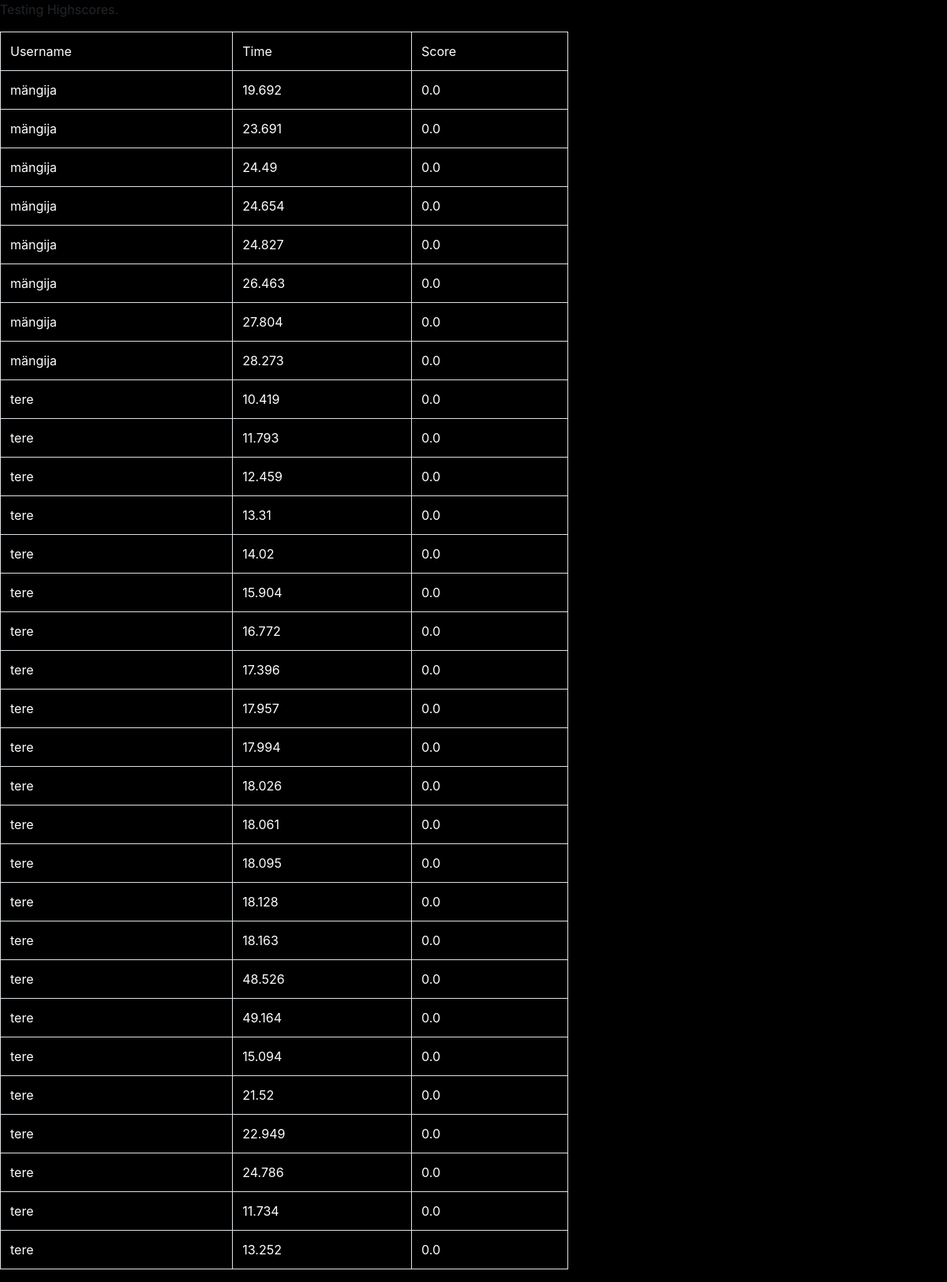
The app's page /highscores/, older data.
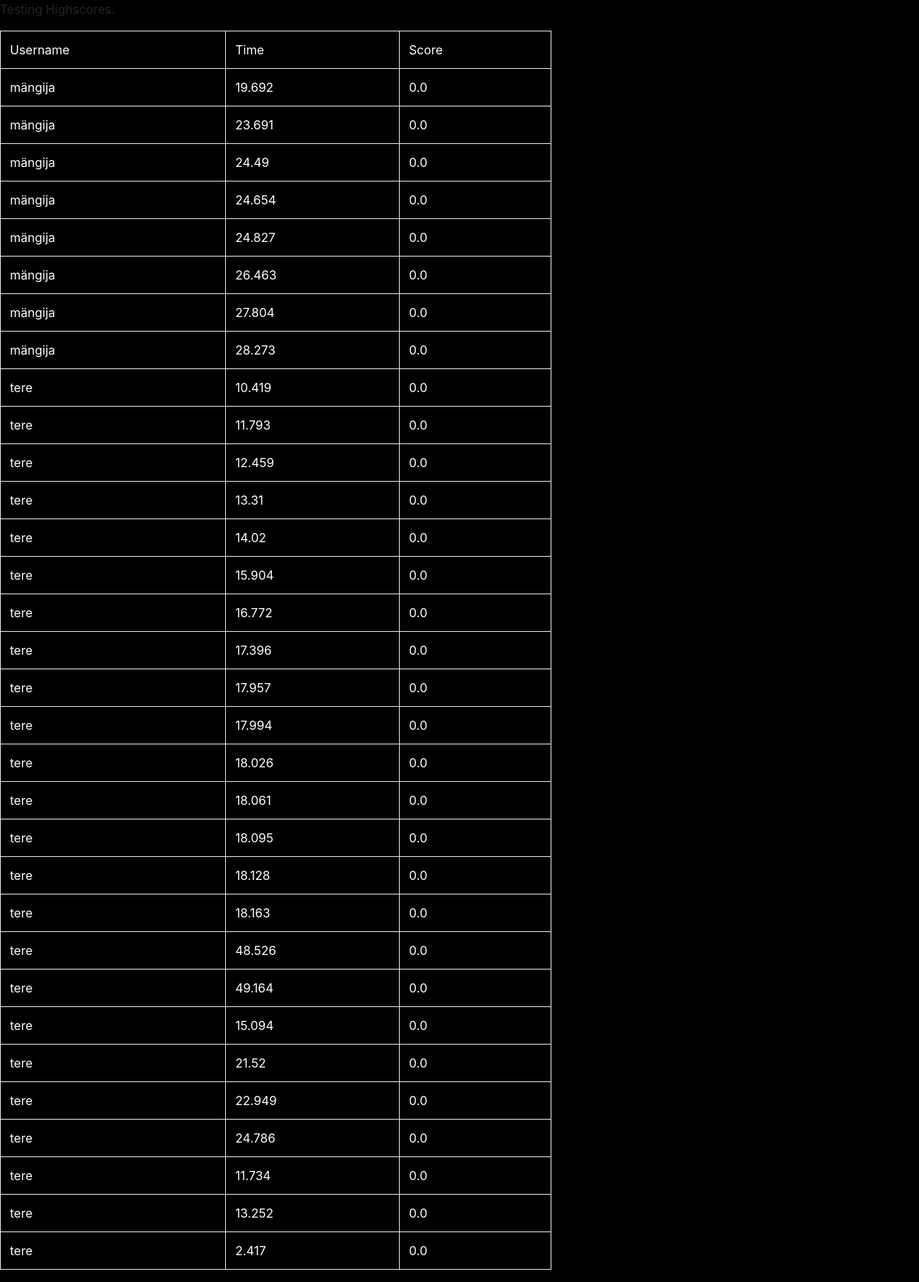
The same page, newer data.
### myapp/models.py (models this page shows)
class Score(models.Model):
    sentence_id = models.ForeignKey(Sentence, on_delete=models.CASCADE)
    user_name = models.CharField(max_length=255)
    datetime = models.DateTimeField(auto_now_add=True,null=True)
    time = models.FloatField()
    medal = models.PositiveSmallIntegerField(choices=MEDALS, null=True)
    score = models.FloatField(default=0)

### myapp/views.py (the view)
# urls.py: url(r'^highscores/$', myapp.views.highscores),
def highscores(request):
    highscores = Score.objects.all().order_by("-score")
    return render(request,"highscores.html",{"highscores": highscores})

### templates/highscores.html (shortened to what this page needs)
<!DOCTYPE html>
<html lang="en">
<head>
    {% load static %}
      <link rel="stylesheet" href="https://maxcdn.bootstrapcdn.com/bootstrap/4.0.0-alpha.6/css/bootstrap.min.css">
     <link rel="stylesheet" href="style/highscores.css">
     <link rel="stylesheet" href="{% static 'style/highscores.css' %}">
</head>
<body>
    <p>Testing Highscores.</p>
    <table style="width:60%"class="table table-bordered">
        <tr>
            <td style=>Username</td>
            <td>Time</td>
            <td>Score</td>
        </tr>
        {%for position in highscores%}
        <tr>
            <td>{{position.user_name}}</td>
            <td>{{position.time}}</td>
            <td>{{position.score}}</td>
        </tr>
        {% endfor %}
    </table>
</body>
</html>

Row changes from the older to the newer data that the page shows:
added Score: user_name "tere", time "2.417", score "0.0"
